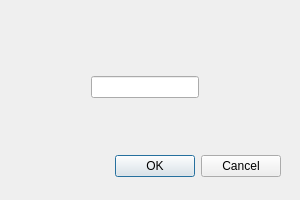
<?xml version="1.0" encoding="UTF-8"?>
<ui version="4.0">
 <class>PasswordDialog</class>
 <widget class="QDialog" name="PasswordDialog">
  <property name="geometry">
   <rect>
    <x>0</x>
    <y>0</y>
    <width>300</width>
    <height>200</height>
   </rect>
  </property>
  <property name="windowTitle">
   <string>Dialog</string>
  </property>
  <property name="modal">
   <bool>true</bool>
  </property>
  <widget class="QDialogButtonBox" name="buttonBox">
   <property name="geometry">
    <rect>
     <x>80</x>
     <y>150</y>
     <width>201</width>
     <height>32</height>
    </rect>
   </property>
   <property name="orientation">
    <enum>Qt::Horizontal</enum>
   </property>
   <property name="standardButtons">
    <set>QDialogButtonBox::Cancel|QDialogButtonBox::Ok</set>
   </property>
  </widget>
  <widget class="QWidget" name="layoutWidget">
   <property name="geometry">
    <rect>
     <x>30</x>
     <y>70</y>
     <width>229</width>
     <height>34</height>
    </rect>
   </property>
   <layout class="QHBoxLayout" name="horizontalLayout">
    <item>
     <spacer name="horizontalSpacer">
      <property name="orientation">
       <enum>Qt::Horizontal</enum>
      </property>
      <property name="sizeHint" stdset="0">
       <size>
        <width>40</width>
        <height>20</height>
       </size>
      </property>
     </spacer>
    </item>
    <item>
     <widget class="QLineEdit" name="lineEdit"/>
    </item>
    <item>
     <spacer name="horizontalSpacer_2">
      <property name="orientation">
       <enum>Qt::Horizontal</enum>
      </property>
      <property name="sizeHint" stdset="0">
       <size>
        <width>40</width>
        <height>20</height>
       </size>
      </property>
     </spacer>
    </item>
   </layout>
  </widget>
 </widget>
 <resources/>
 <connections>
  <connection>
   <sender>buttonBox</sender>
   <signal>accepted()</signal>
   <receiver>PasswordDialog</receiver>
   <slot>accept()</slot>
   <hints>
    <hint type="sourcelabel">
     <x>248</x>
     <y>254</y>
    </hint>
    <hint type="destinationlabel">
     <x>157</x>
     <y>274</y>
    </hint>
   </hints>
  </connection>
  <connection>
   <sender>buttonBox</sender>
   <signal>rejected()</signal>
   <receiver>PasswordDialog</receiver>
   <slot>reject()</slot>
   <hints>
    <hint type="sourcelabel">
     <x>316</x>
     <y>260</y>
    </hint>
    <hint type="destinationlabel">
     <x>286</x>
     <y>274</y>
    </hint>
   </hints>
  </connection>
 </connections>
</ui>
